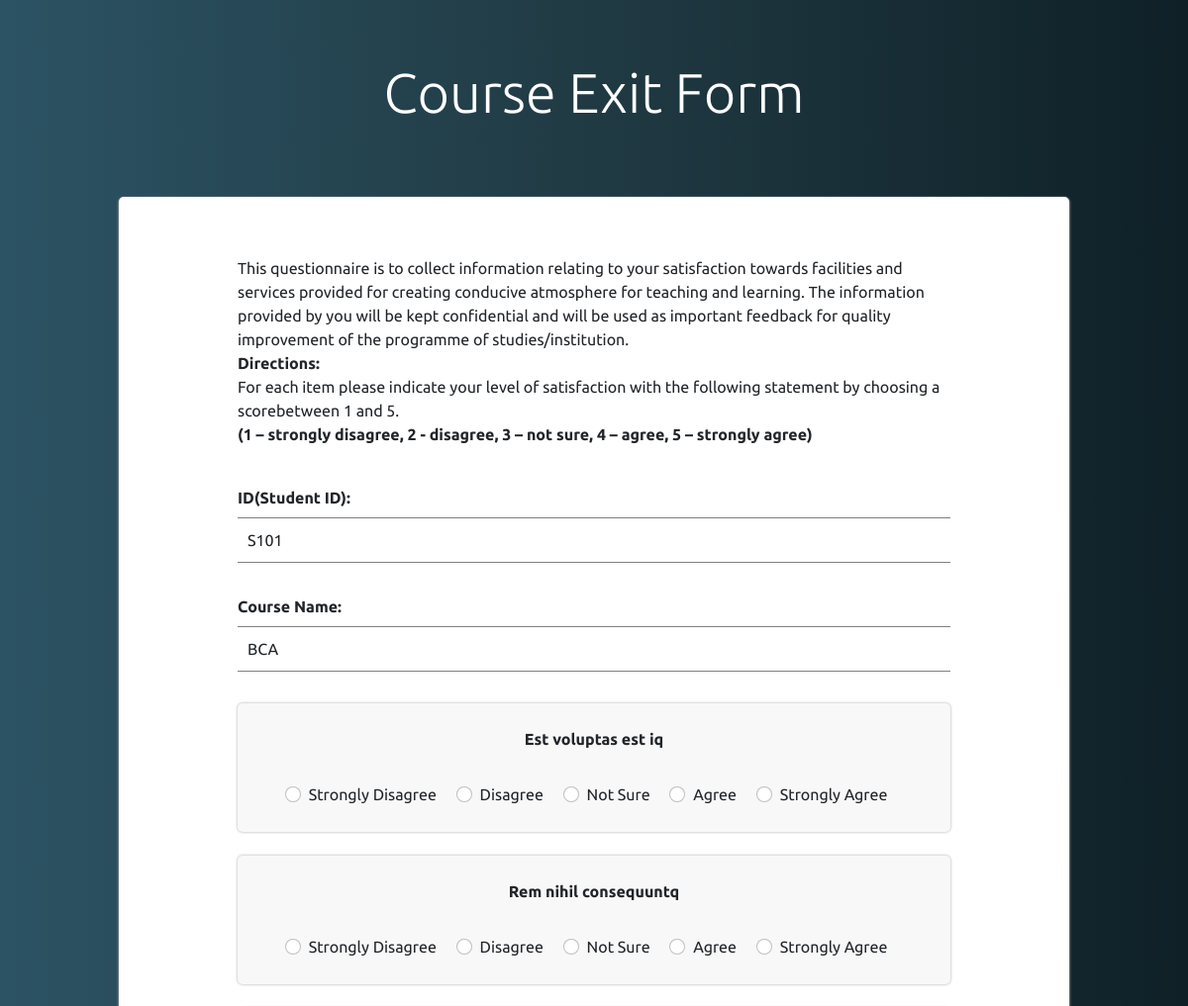
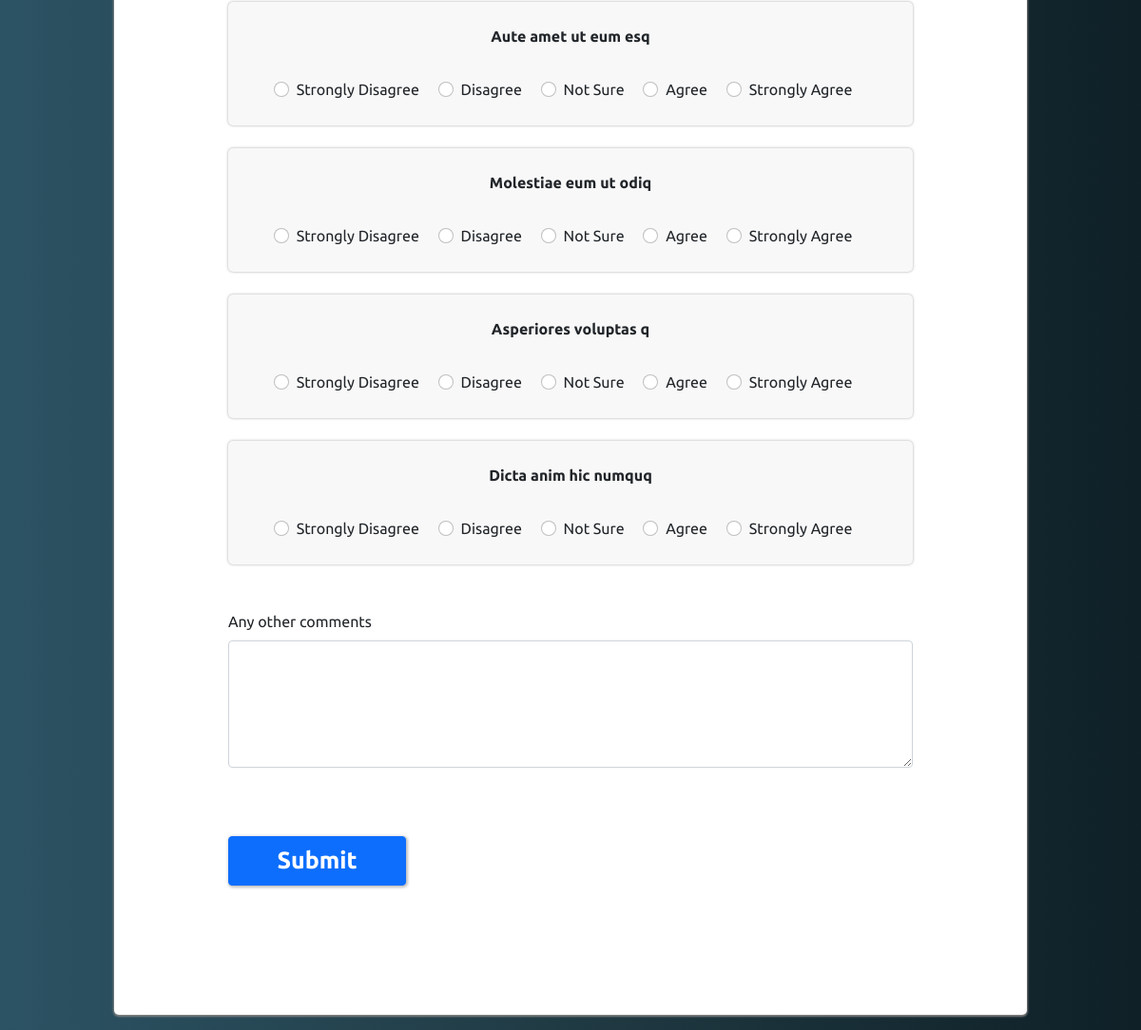
The app's page /courseExForm.php (signed in) with its own data (2 pictures, top to bottom).
### tables this page shows
CREATE TABLE `courses` (
  `c_id` varchar(5) NOT NULL,
  `c_name` varchar(20) DEFAULT NULL,
  `no_of_students` int(11) DEFAULT NULL,
  `d_id` varchar(5) DEFAULT NULL
);

CREATE TABLE `questions` (
  `q_id` int(11) NOT NULL,
  `q_desc` varchar(200) DEFAULT NULL,
  `f_id` varchar(5) DEFAULT NULL
);

### courseExForm.php (the view, shortened to what this page needs)
<?php
include "config.php";
if (isset($_SESSION['login_user_student'])) {
    $userId = $_SESSION['login_user_student'];
    $query1 = "select * from student_details where s_id='$userId'";
    $result1 = mysqli_query($con, $query1);
    $row1 = mysqli_fetch_array($result1);
    $cId = $row1['c_id'];
    $query2 = "select * from courses where c_id='$cId'";
    $result2 = mysqli_query($con, $query2);
    $row2 = mysqli_fetch_array($result2);
    $c_name = $row2['c_name'];
?>
</html>
<!doctype html>
<html lang="en">
<head>
    <link rel="stylesheet" href="https://cdn.jsdelivr.net/npm/bootstrap-icons@1.3.0/font/bootstrap-icons.css">
    <link rel="stylesheet" href="https://stackpath.bootstrapcdn.com/bootstrap/5.0.0-alpha1/css/bootstrap.min.css"
>
</head>
<body>
    <div class="mb-3" id="title">
        <center>
            <h1 class="display-4 text-white">Course Exit Form</h1>
            <br><br>
        </center>
    </div>
    <form method="post" action="">
        <div class="mb-3">
            <p class="">
                This questionnaire is to collect information relating to your satisfaction towards facilities and
                services provided for
                creating conducive atmosphere for teaching and learning. The information provided by you will be kept
                confidential and
                will be used as important feedback for quality improvement of the programme of studies/institution.
                <br>
                <b>Directions:</b><br>
                For each item please indicate your level of satisfaction with the following statement by choosing a
                scorebetween 1 and 5. <br>
                <b>(1 – strongly disagree, 2 - disagree, 3 – not sure, 4 – agree, 5 – strongly agree)</b>
                <br><br>
            </p>
            <b>
                <label class="form-label">ID(Student ID):</label>
                <div class="form-group mb-2">
                    <input class="form-control-plaintext" type="text" name="studentid"
                        style="border-color:grey;  border-style: solid;padding:10px" readonly
                        value="<?php echo $userId; ?>" required>
                </div>
            </b>
            <br>
            <b>
                <label class="form-label">Course Name:</label>
                <div class="form-group mb-2">
                    <input class="form-control-plaintext" type="text" name="studentid"
                        style="border-color:grey;  border-style: solid;padding:10px" readonly
                        value="<?php echo $c_name; ?>" required>
                </div>
            </b>
            <br>
                <?php
                    $query4 = "select * from questions where f_id='FM110'";
                    $result4 = mysqli_query($con, $query4);
                        while ($row4 = mysqli_fetch_array($result4)) {
                            echo '<div class="container text-center" id="qsnbx">
                            <br>
                            <label class="form-label"><b>' . $row4['q_desc'] . '</b></label>
                            <br><br>
                                    <div class="form-check form-check-inline">
                                        <input class="form-check-input" type="radio" name="' . $row4['q_id'] . '" value="1" id="radio" required>
                                        <label class="form-check-label" for="q1o1">
                                        Strongly Disagree
                                        </label>
                                    </div>
                                    <div class="form-check form-check-inline">
                                        <input class="form-check-input" type="radio" name="' . $row4['q_id'] . '" value="2" id="radio">
                                        <label class="form-check-label" for="q1o2">
                                            Disagree
                                        </label>
                                    </div>
                                    <div class="form-check form-check-inline">
                                        <input class="form-check-input" type="radio" name="' . $row4['q_id'] . '" value="3" id="radio">
                                        <label class="form-check-label" for="q1o3">
                                            Not Sure
                                        </label>
                                    </div>
                                    <div class="form-check form-check-inline">
                                        <input class="form-check-input" type="radio" name="' . $row4['q_id'] . '" value="4" id="radio">
                                        <label class="form-check-label" for="q1o4">
                                            Agree
                                        </label>
                                    </div>
                                    <div class="form-check form-check-inline">
                                        <input class="form-check-input" type="radio" name="' . $row4['q_id'] . '" value="5" id="radio">
                                        <label class="form-check-label" for="q1o5">
                                            Strongly Agree
                                        </label>
                                    </div>
                                    <br>
                                    <br>
                                    </div>
                                    <br>';
                        }
                    ?>
        <br>
        <div>
            <label class="form-label">Any other comments
            </label>
            <br>
            <textarea class="form-control" type="text" name="comments" id="" rows="5" required></textarea>
        </div>
        <br>
        <br>
        <br>
        <button type="submit" class="btn btn-primary" id="submit">Submit</button>
    </form>
</body>
</html>
<body>
</body>
</html>
<?php
}else{
    echo '<meta http-equiv="refresh" content="1.5; URL=\'studentlogin.php\'" />';
}

### courseExForm.php (style rules this page uses)
* { font-family: 'Ubuntu', sans-serif; }
body { background: #0F2027; background: -webkit-linear-gradient(to right, #2C5364, #203A43, #0F2027); background: linear-gradient(to right, #2C5364, #203A43, #0F2027); background-repeat: no-repeat; }
form { margin-left: 10%; margin-right: 10%; padding-top: 5%; padding-left: 10%; padding-right: 10%; padding-bottom: 10%; border-radius: 5px; box-shadow: 0px 1px 2px 1px grey; background-color : white; }
#title { padding-top: 5%; }
#submit { font-size: 25; font-weight: bold; box-shadow: 1px 1px 3px 1px rgb(189, 189, 189); padding-left: 7%; padding-right: 7%; }
#qsnbx { border-radius:5px; box-shadow:0px 0px 3px 0px #a7a7a7; background-color:#f8f8f8; transition: 0.2s; }

### records on screen
courses: studentid "BCA"
questions: q_desc "Est voluptas est iq"
questions: q_desc "Rem nihil consequuntq"
questions: q_desc "Aute amet ut eum esq"
questions: q_desc "Molestiae eum ut odiq"
questions: q_desc "Asperiores voluptas q"
questions: q_desc "Dicta anim hic numquq"
